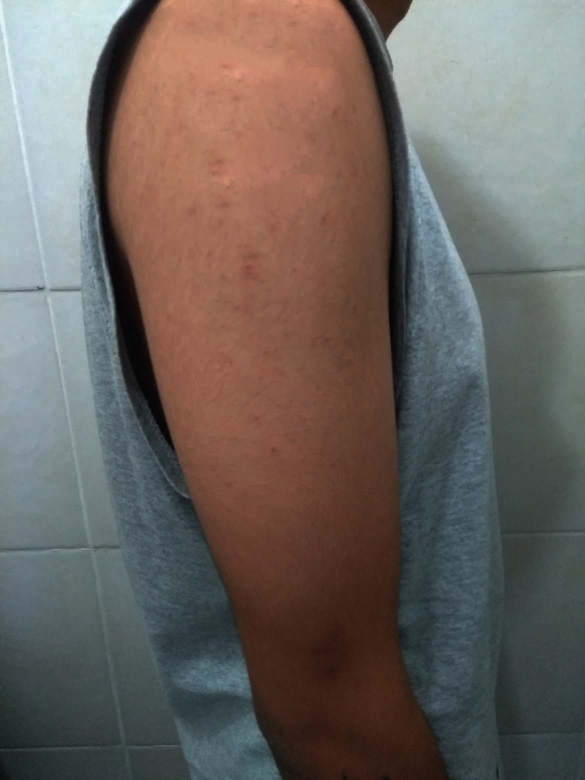
#> input picture Cuerpo/p5.jpg, 1170 x 1560 px (shown at 1/2 size)
$ python Recorte.py
#> lines starting #> are read from the running program, lines starting #| are printed output that depends on the picture


import cv2
import numpy as np

xI, yI, xF, yF = 0,0,0,0
interruptor=False

def dibujar(event,x,y,flags,param):
    global xI,yI,xF,yF,interruptor,imagen
    if event == cv2.EVENT_LBUTTONDOWN:
       xI,yI = x,y
       interruptor=False

    if event == cv2.EVENT_LBUTTONUP:
        xF,yF = x,y
        interruptor=True
        recorte=imagen[yI:yF,xI:xF,:]

        cv2.imwrite("Recorte.png", recorte)

        print("coordenadas","[",xI,yI,"]","[",xF,yF,"]")
img1 = cv2.imread("p5.jpg")
#> img1 is the input picture: shape (1560, 1170, 3); mean B, G, R 94.2, 99.1, 107.2

cv2.namedWindow("display")

cv2.setMouseCallback("display", dibujar)

while True:
    img2 = cv2.imread("p5.jpg")
    imagen = cv2.resize(img2, None, fx=1 / 2, fy=1 / 2, interpolation=cv2.INTER_AREA)
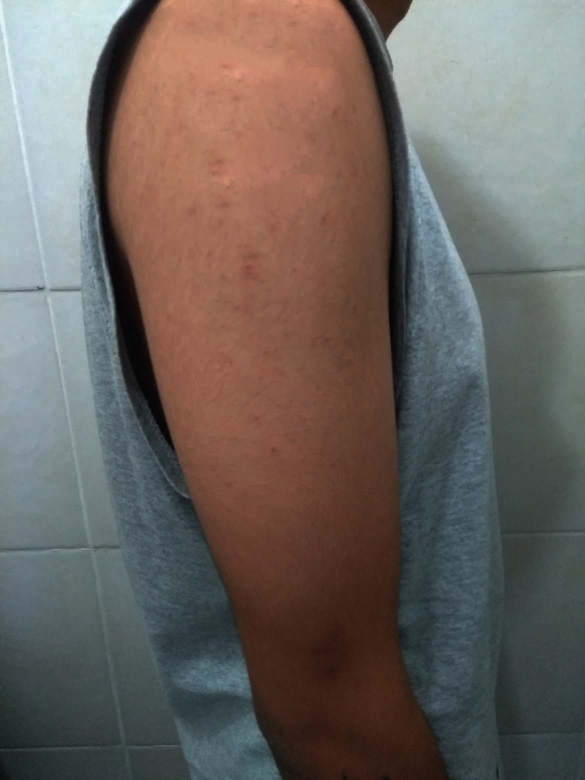
#> imagen: shape (780, 585, 3); mean B, G, R 94.3, 99.2, 107.3
    if interruptor==True:
        cv2.rectangle(imagen,(xI,yI),(xF,yF),(255,0,0),2)

    cv2.imshow("display", imagen)
    k=cv2.waitKey(1)&0xff
#> (key Esc is pressed here)
    if k ==27:
        break
cv2.destroyAllWindows()


$ run again, with Cuerpo/p1.jpg copied over Cuerpo/p5.jpg
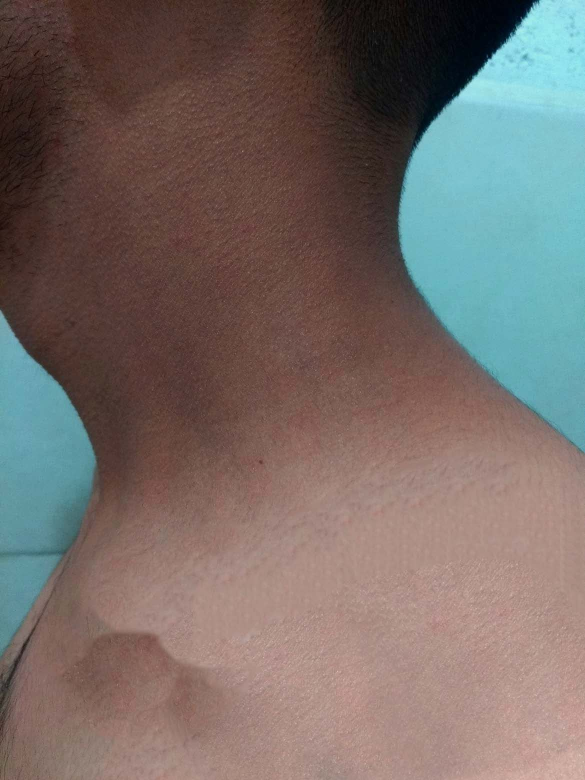
#> input picture Cuerpo/p1.jpg, 1170 x 1560 px (shown at 1/2 size)
#> img1 is the input picture: shape (1560, 1170, 3); mean B, G, R 103.6, 107.9, 118.8
#> `imagen = cv2.resize(img2, None, fx=1 / 2, fy=1 / 2, interpolation=cv2...`:
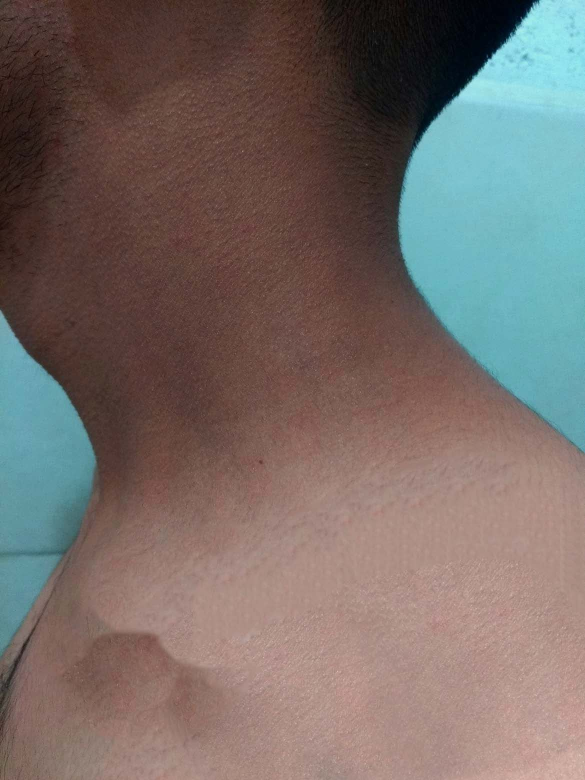
#> imagen: shape (780, 585, 3); mean B, G, R 103.7, 108.1, 119

$ run again, with Cuerpo/p2.jpg copied over Cuerpo/p5.jpg
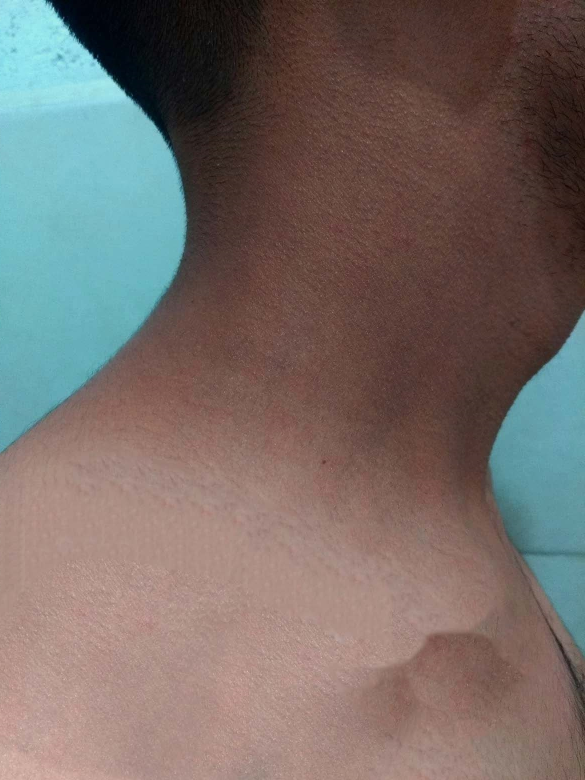
#> input picture Cuerpo/p2.jpg, 1170 x 1560 px (shown at 1/2 size)
#> img1 is the input picture: shape (1560, 1170, 3); mean B, G, R 103.5, 108, 118.8
#> `imagen = cv2.resize(img2, None, fx=1 / 2, fy=1 / 2, interpolation=cv2...`:
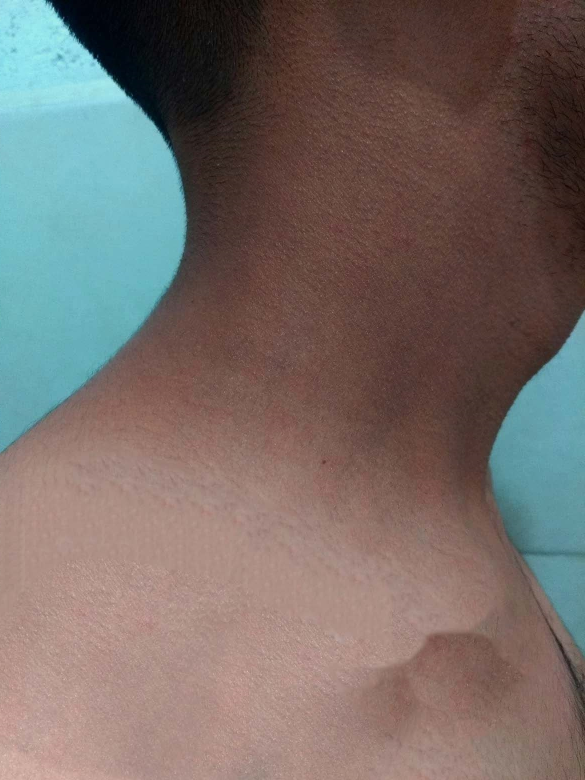
#> imagen: shape (780, 585, 3); mean B, G, R 103.7, 108.1, 119

$ run again, with Cuerpo/p3.jpg copied over Cuerpo/p5.jpg
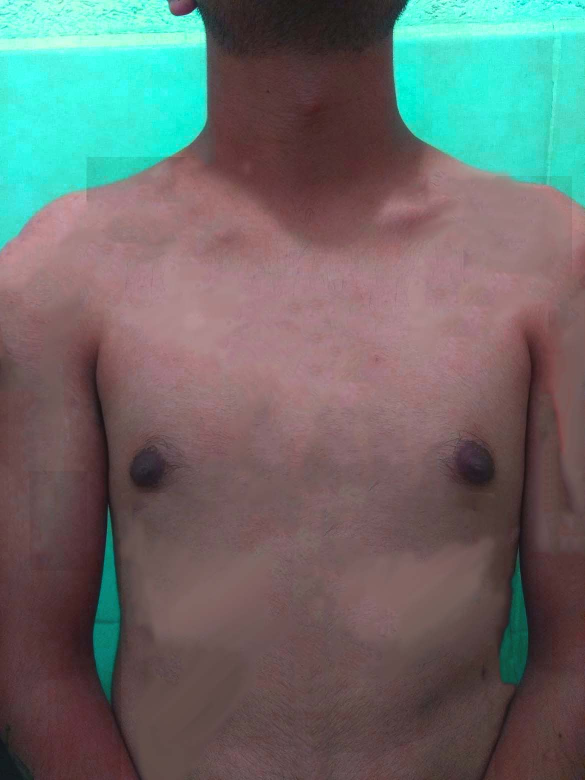
#> input picture Cuerpo/p3.jpg, 1170 x 1560 px (shown at 1/2 size)
#> img1 is the input picture: shape (1560, 1170, 3); mean B, G, R 105.8, 108.4, 105.6
#> `imagen = cv2.resize(img2, None, fx=1 / 2, fy=1 / 2, interpolation=cv2...`:
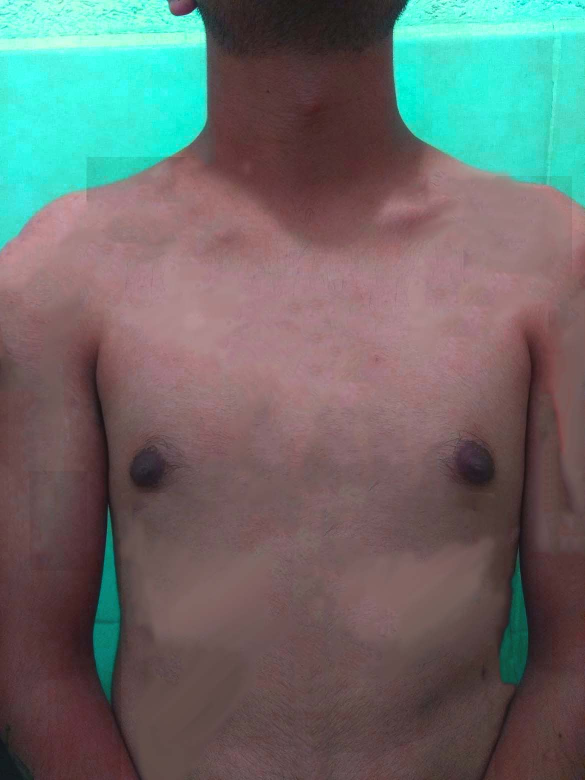
#> imagen: shape (780, 585, 3); mean B, G, R 105.9, 108.5, 105.7
